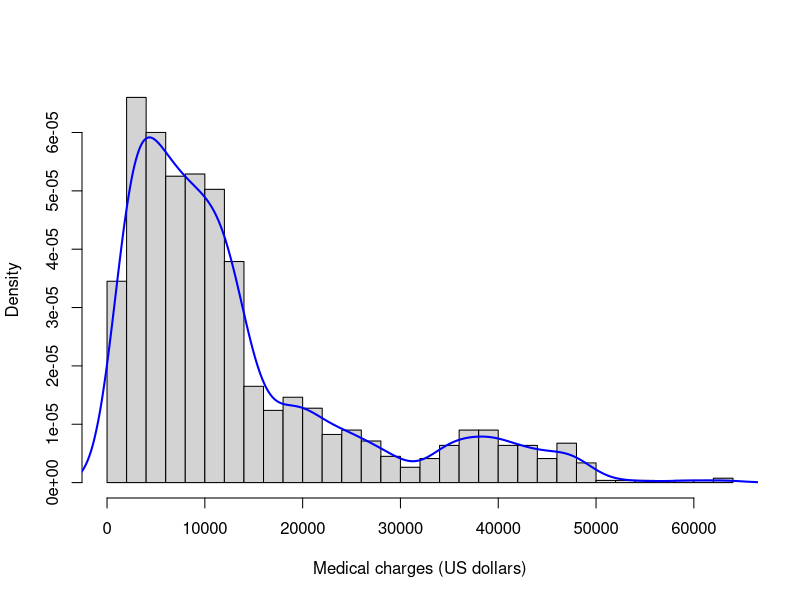
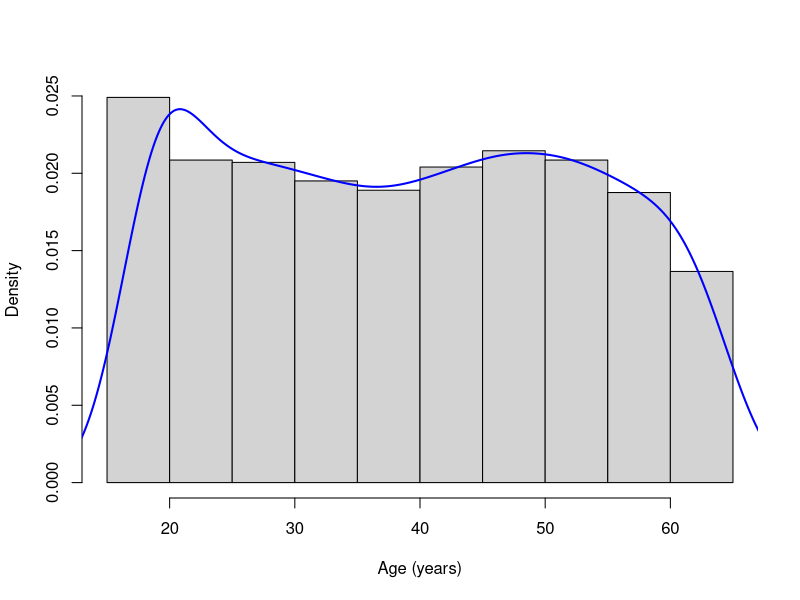
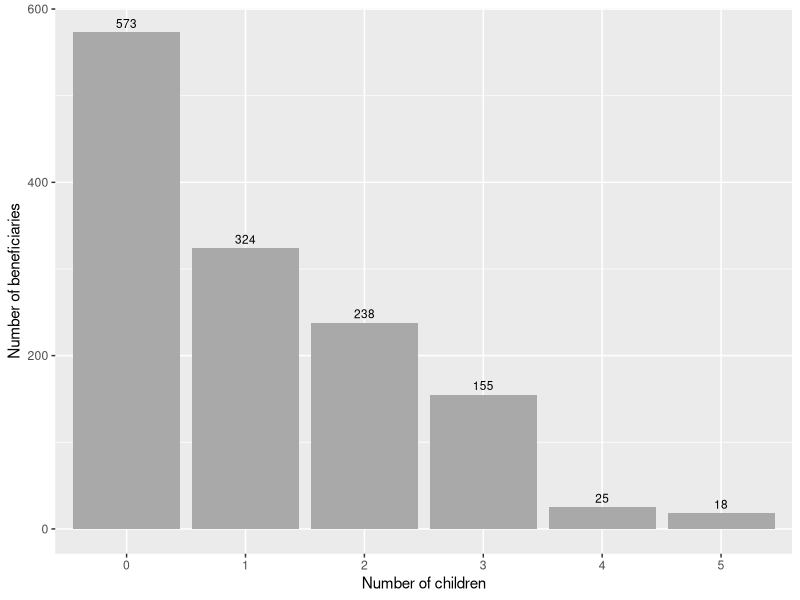
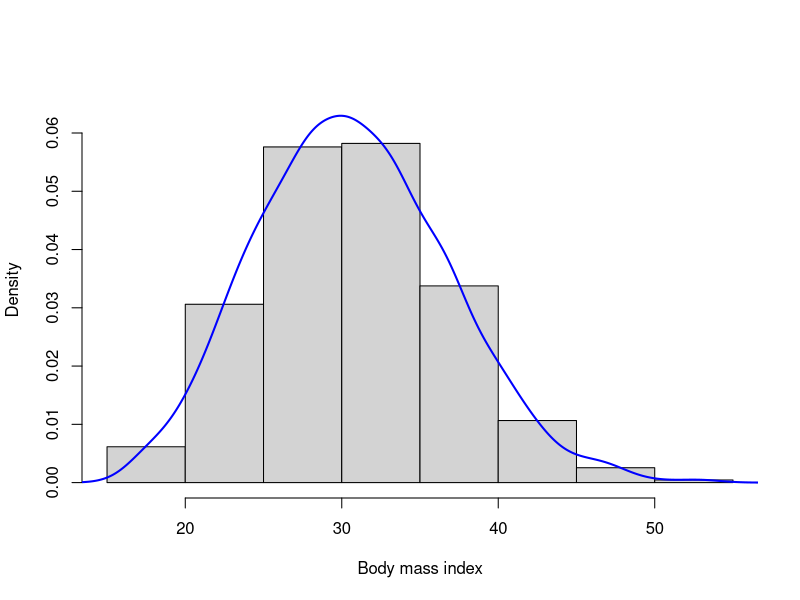
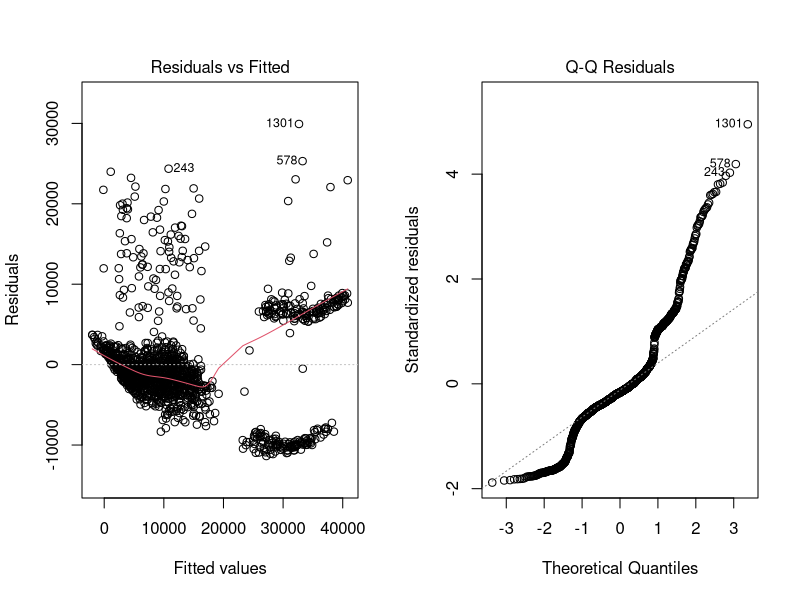
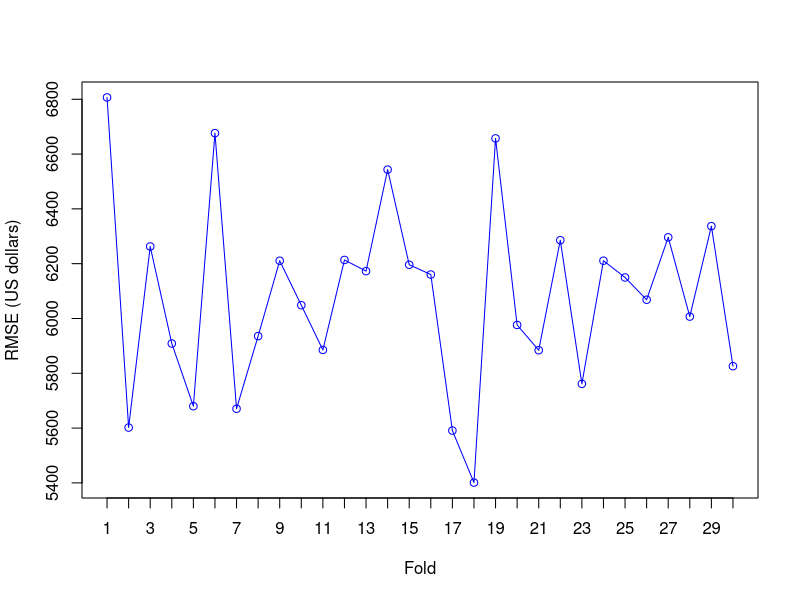

Write the R code that produced these figures, in order.
## ---- chunk 1
# all library load statements here
library(knitr)
library(ggplot2)
library(car) # for VIF
library(lmtest) # for Breusch-Pagan test
library(sandwich) # for robust (HC3) standard errors
library(caret) # for training and cross validation

r.version <- "4.3.2"
seed.val <- 123456

# Descriptive statistics table for a numeric variable, rounded to the hundredth
desc.tbl <- function(x) {
  q <- as.numeric(quantile(x))
  statistic <- c("Min", "1st Quant. (25%)", "Mean", "Median",
                 "3rd Quant. (75%)", "Max", "StdDev")
  value <- sprintf("%.2f", c(min(x), q[2], mean(x), median(x), q[4], max(x), sd(x)))
  data.frame(statistic, value)
}

# Counts and percentages for a c ategorical variable
count.tbl <- function(x) {
  tb <- table(x)
  data.frame(Level = names(tb), Count = as.integer(tb),
             Percent = sprintf("%.2f", 100 * as.numeric(tb) / sum(tb)))
}
## ---- chunk 2
data.df <- read.csv("dataset5.csv")
data.df <- na.omit(data.df)
data.df$sex <- factor(data.df$sex)
data.df$smoker <- factor(data.df$smoker)
data.df$region <- factor(data.df$region)
## ---- chunk 3
hist(data.df$charges, freq = FALSE, breaks = 30, # freq = FALSE for density scale on y-axis
     main = "", # turn off the title as using the fig.cap
     xlab = "Medical charges (US dollars)",
     ylab = "Density")
lines(density(data.df$charges), col = "blue", lwd = 2)
## ---- chunk 4
kable(desc.tbl(data.df$charges), align = c("l", "r"),
      caption = "Medical charges descriptive statistics (US dollars)")
## ---- chunk 5
hist(data.df$age, freq = FALSE,
     main = "",
     xlab = "Age (years)",
     ylab = "Density")
lines(density(data.df$age), col = "blue", lwd = 2)
## ---- chunk 6
kable(desc.tbl(data.df$age), align = c("l", "r"),
      caption = "Age descriptive statistics (years)")
## ---- chunk 7
kable(count.tbl(data.df$sex), col.names = c("Sex", "Count", "Percent (%)"),
      align = c("l", "r", "r"), caption = "Beneficiaries by sex")
## ---- chunk 8
kable(count.tbl(data.df$region), col.names = c("Region", "Count", "Percent (%)"),
      align = c("l", "r", "r"), caption = "Beneficiaries by region")
## ---- chunk 9
ch.tbl <- table(data.df$children)
ch.df <- data.frame(children = factor(names(ch.tbl)),
                    counts = as.numeric(ch.tbl))
ggplot(ch.df, aes(x = children, y = counts)) +
  geom_col(fill = "darkgrey") +
  geom_text(aes(label = counts), vjust = -0.5, size = 3) +
  labs(x = "Number of children", y = "Number of beneficiaries")
## ---- chunk 10
d <- density(data.df$bmi)
hist(data.df$bmi, freq = FALSE,
     ylim = c(0, max(d$y) * 1.05),
     main = "",
     xlab = "Body mass index",
     ylab = "Density")
lines(density(data.df$bmi), col = "blue", lwd = 2)
## ---- chunk 11
kable(desc.tbl(data.df$bmi), align = c("l", "r"),
      caption = "Body mass index descriptive statistics")
## ---- chunk 12
kable(count.tbl(data.df$smoker), col.names = c("Smoker", "Count", "Percent (%)"),
      align = c("l", "r", "r"), caption = "Beneficiaries by smoking status")
## ---- chunk 13
fit1 <- lm(charges ~ ., data = data.df)
# summary object useful for values from fit.
fit1.summary <- summary(fit1)
coef.vals <- coef(fit1.summary)
# round to the hundredth, but keep 4 decimals for the p-values
coef.tbl <- round(coef.vals, 2)
coef.tbl[, 4] <- round(coef.vals[, 4], 4)
kable(coef.tbl, caption = "Summary of coefficients for model 1.")
## ---- chunk 14
# create table of predictor importance for model 1
names <- c("Rank", "Predictor", "Category", "Coefficient")
rank.num <- c(seq(1:6))
pred.names <- c("smokeryes", "regionsoutheast", "regionsouthwest", "children", "bmi", "age")
cats <- c("health-related", "personal and household", "personal and household",
          "personal and household", "health-related", "personal and household")
coeffs <- round(as.numeric(coef.vals[pred.names, 1]), 2)
pred.imp.tbl <- data.frame(rank.num, pred.names, cats, coeffs)
kable(pred.imp.tbl, col.names = names, caption = "Ranking of predictors' importance in model 1.")
## ---- chunk 15
vif.res <- vif(fit1)
kable(round(vif.res, 2), caption = "VIF calculations for model 1.")
## ---- chunk 16
par(mfrow = c(1,2))
# residuals vs fitted
plot(fit1, which = 1)
# QQ plot
plot(fit1, which = 2)
par(mfrow = c(1,1)) # reset to default window
## ---- chunk 17
bpt <- bptest(fit1)
colnames <- c("BP statistic", "df", "p-value")
bps <- round(as.numeric(bpt$statistic), 2)
degf <- as.numeric(bpt$parameter)
pv <- round(as.numeric(bpt$p.value), 4)
tbl <- data.frame(bps, degf, pv)
kable(tbl, col.names = colnames, caption = "Breusch-Pagan test results.")
## ---- chunk 18
# recalculate std errors as check on heteroskedasticity
ct <- coeftest(fit1, vcov. = vcovHC(fit1, type = "HC3"))
# round to the hundredth, but keep 4 decimals for the p-values
ct.tbl <- round(ct[, 1:4], 2)
ct.tbl[, 4] <- round(ct[, 4], 4)
kable(ct.tbl, caption = "Summary of coefficients for heteroskedasticity-robust (HC3) standard errors calculations for model 1.")
## ---- chunk 19
# use the caret library trainControl function to use cross-validation and
# set the number of folds to 10, repeating the 10 fold cv 3 times = 30 folds.
train.control <- trainControl(method = "repeatedcv", number = 10, repeats = 3, p = 0.80)
# init random number generator for repeatability
RNGversion(r.version)
set.seed(seed.val)
# train model 1 using the settings in the train.control object.
fit1.train <- train(charges ~ ., data = data.df, method = "lm", trControl = train.control)
label <- c("Model 1")
cols <- c("Model", "Avg RMSE", "Std Dev")
# get the RMSE vector
rmse.one <- fit1.train$resample$RMSE
avg.rmse1 <- round(mean(rmse.one), 2)
sd.rmse1 <- round(sd(rmse.one), 2)
cv.tbl <- cbind(label, avg.rmse1, sd.rmse1)
kable(cv.tbl, col.names = cols, caption = "Mean RMSE and standard deviation for model 1.")
## ---- chunk 20
num.folds <- 30
plot(rmse.one,
     xlab = "Fold",
     xaxp = c(1, num.folds, num.folds-1),
     ylab = "RMSE (US dollars)",
     ylim = c(min(rmse.one), max(rmse.one)),
     col = "blue")
lines(rmse.one, col = "blue")
